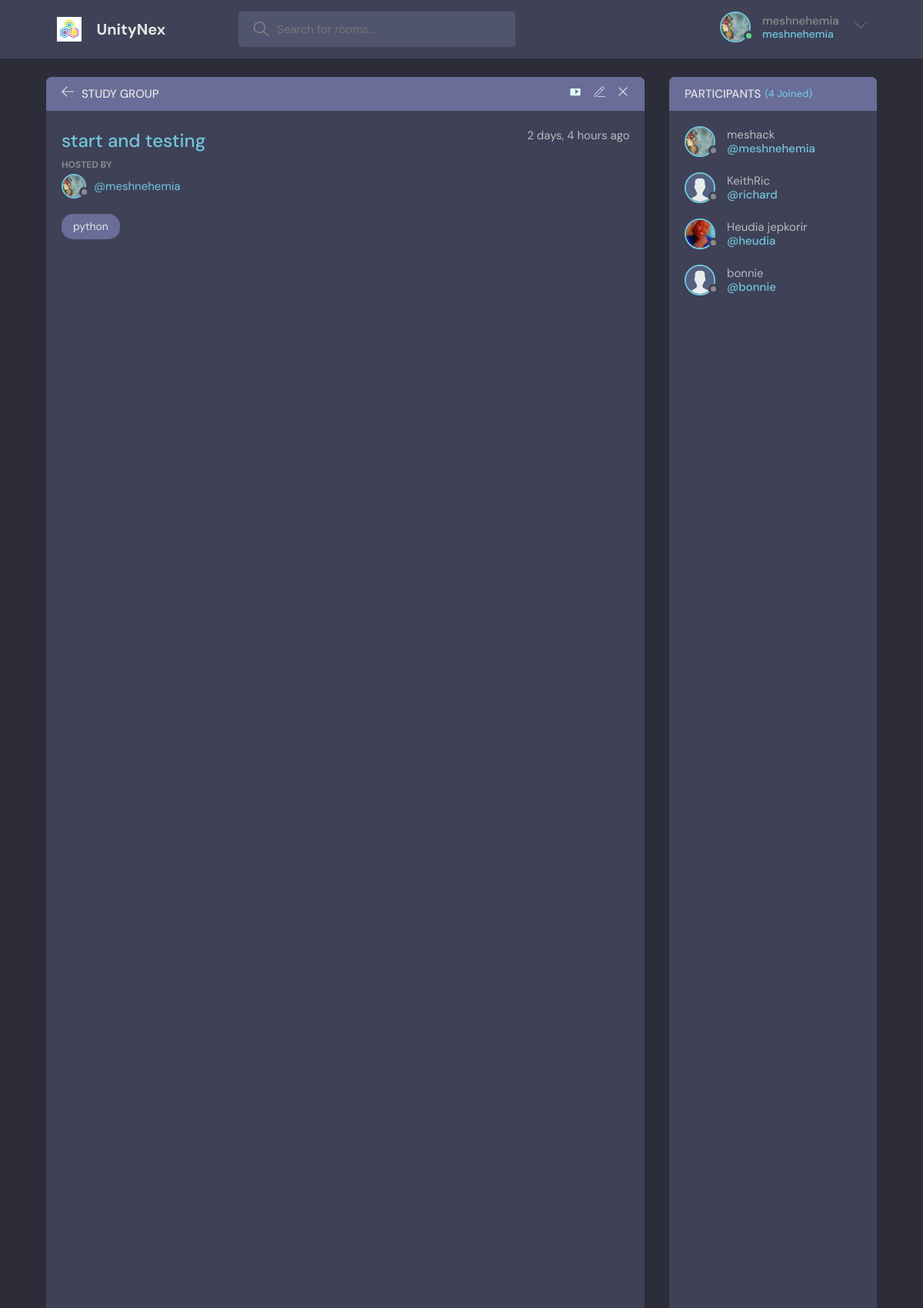
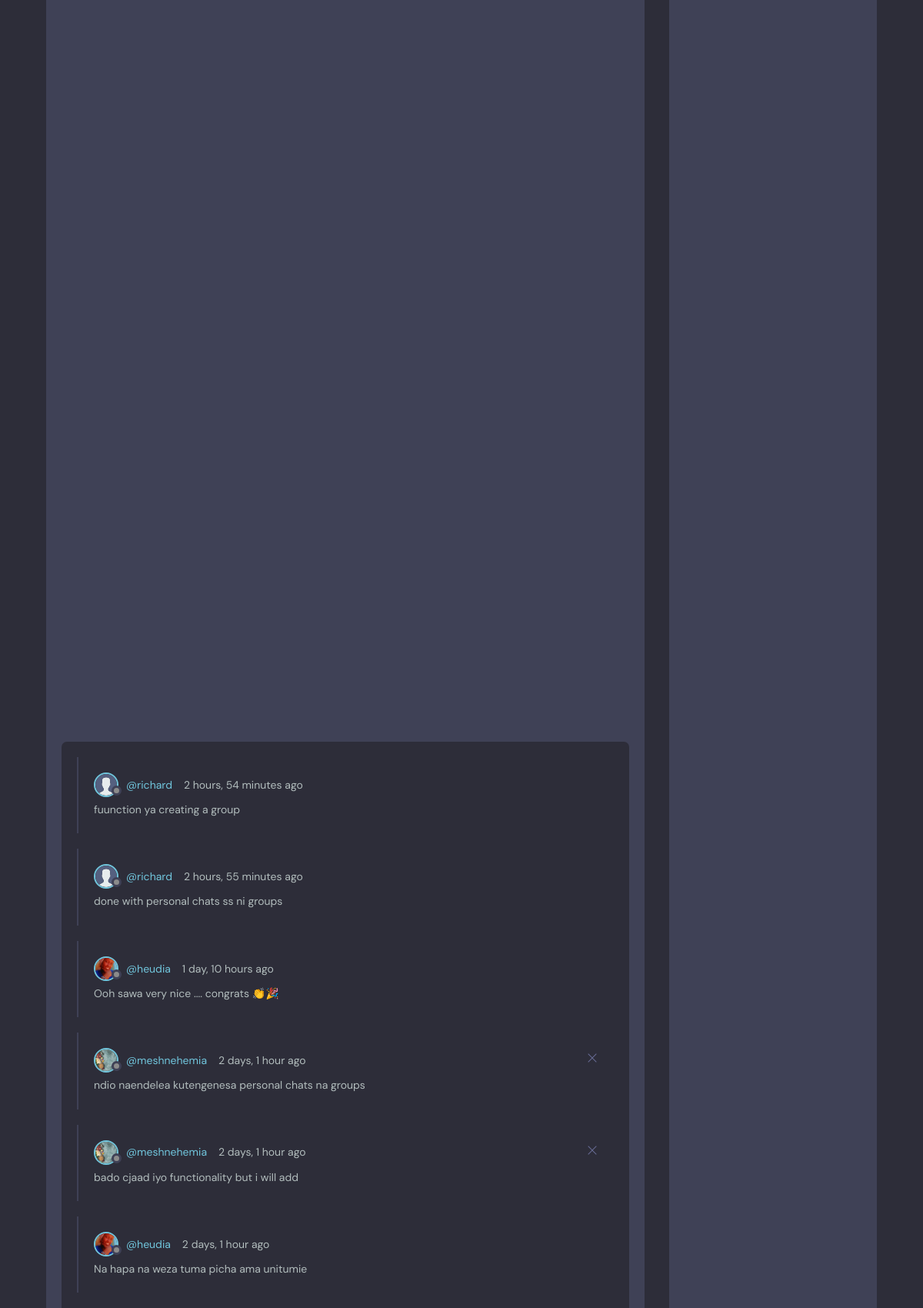
Page /room/9/ (signed in, upper part) on the committed database (2 pictures, top to bottom).
### socialmedia/models.py (models this page shows, shortened)
class User(AbstractUser):
    name = models.CharField(max_length=200, null=True)
    email = models.EmailField(unique=True, null=True)
    bio = models.TextField(null=True)
    avator = models.ImageField(null=True, upload_to='profile/', default="profile/avatar.svg")
    USERNAME_FIELD = 'email'
    REQUIRED_FIELDS = []

class Room(models.Model):
    host = models.ForeignKey(User, on_delete=models.SET_NULL, null=True)
    topic = models.ForeignKey(Topic, on_delete=models.SET_NULL, null=True)
    name = models.CharField(max_length=200)
    description = models.TextField(null=True, blank=True)
    participants = models.ManyToManyField(User, related_name='participants', blank=True)
    updated = models.DateTimeField(auto_now=True)
    created = models.DateTimeField(auto_now_add=True)
    class Meta:
        ordering = ['-updated', '-created']

class Topic(models.Model):
    name = models.CharField(max_length=200)
    def __str__(self):
        return self.name

class Message(models.Model):
    user = models.ForeignKey(User, on_delete=models.CASCADE)
    room = models.ForeignKey(Room, on_delete=models.CASCADE)
    body = models.TextField()
    updated = models.DateTimeField(auto_now=True)
    created = models.DateTimeField(auto_now_add=True)
    class Meta:
        ordering = ['-updated', '-created']

### socialmedia/views.py (the view, shortened to what this page needs)
# urls.py: path('room/<str:pk>/', views.room, name='room'),
@login_required(login_url='login')
@csrf_exempt
def room(request, pk):
    room = Room.objects.get(id=pk)
    room_messages = room.message_set.all().order_by('-created')
    participants = room.participants.all()
    context = {'rooms': room, 'room_messages': room_messages, 'participants': participants}
    return render(request, 'socialmedia/room.html', context)

### socialmedia/templates/socialmedia/room.html (shortened to what this page needs)
{% extends 'main.html' %}
{% block content %}
    <main class="profile-page layout layout--2">
        <div class="container">
            <div class="room">
                <div class="room__top">
                    <div class="room__topLeft">
                        <a href="{% url 'home' %}">
                            <svg version="1.1" xmlns="http://www.w3.org/2000/svg" width="32" height="32"
                                 viewBox="0 0 32 32">
                                <title>arrow-left</title>
                                <path
                                        d="M13.723 2.286l-13.723 13.714 13.719 13.714 1.616-1.611-10.96-10.96h27.625v-2.286h-27.625l10.965-10.965-1.616-1.607z"
                                ></path>
                            </svg>
                        </a>
                        <h3>Study Group</h3>
                    </div>
                    <div class="room__topRight">
                        <a href="{% url 'videocall' %}" class="videocalls">
                            <svg
                                    xmlns="http://www.w3.org/2000/svg"
                                    width="70"
                                    height="70"
                                    viewBox="0 0 24 24"
                            >
                                <title>Video</title>
                                <path
                                        d="M20 6H4c-1.1 0-1.99.9-1.99 2L2 18c0 1.1.89 2 1.99 2H20c1.1 0 2-.9 2-2V8c0-1.1-.9-2-2-2zm-8 10.5v-9l6 4.5-6 4.5z"
                                />
                            </svg>
                        </a>
                        {% if rooms.host == request.user %}
                            <a href="{% url 'update-room' rooms.id %}">
                            </a>
                            <a href="{% url 'delete-room' rooms.id %}">
                                <svg version="1.1" xmlns="http://www.w3.org/2000/svg" width="32" height="32"
                                     viewBox="0 0 32 32">
                                    <title>remove</title>
                                    <path
                                            d="M27.314 6.019l-1.333-1.333-9.98 9.981-9.981-9.981-1.333 1.333 9.981 9.981-9.981 9.98 1.333 1.333 9.981-9.98 9.98 9.98 1.333-1.333-9.98-9.98 9.98-9.981z"
                                    ></path>
                                </svg>
                            </a>
                        {% endif %}
                    </div>
                </div>
                <div class="room__box scroll">
                    <div class="room__header scroll">
                        <div class="room__info">
                            <h3 class="title_room">{{ rooms.name }}</h3>
                            <span>{{ rooms.created|timesince }} ago</span>
                        </div>
                        <div class="room__hosted">
                            <p>Hosted By</p>
                            <a href="{% url 'user-profile' rooms.host.id %}" class="room__author">
                                <div class="avatar avatar--small">
                                    <img src="{{ rooms.host.avator.url }}"/>
                                </div>
                                <span>@{{ rooms.host.username }}</span>
                            </a>
                        </div>
                        <span class="room__topics ">{{ rooms.topic }}</span>
                    </div>
                    <div class="room__conversation">
                        <div class="threads scroll">
                            {% for message in room_messages %}
                                <div class="thread">
                                    <div class="thread__top">
                                        <div class="thread__author">
                                            <a href="{% url 'user-profile' message.user.id %}"
                                               class="thread__authorInfo">
                                                <div class="avatar avatar--small">
                                                    <img src="{{ message.user.avator.url }}"/>
                                                </div>
                                                <span>@{{ message.user.username }}</span>
                                            </a>
                                            <span class="thread__date">{{ message.created|timesince }} ago</span>
                                        </div>
                                        {% if request.user == message.user %}
                                            <a href="{% url 'delete-message' message.id %}">
                                                <div class="thread__delete">
                                                    <svg version="1.1" xmlns="http://www.w3.org/2000/svg" width="32"
                                                         height="32" viewBox="0 0 32 32">
                                                        <title>remove</title>
                                                        <path
                                                                d="M27.314 6.019l-1.333-1.333-9.98 9.981-9.981-9.981-1.333 1.333 9.981 9.981-9.981 9.98 1.333 1.333 9.981-9.98 9.98 9.98 1.333-1.333-9.98-9.98 9.98-9.981z"
                                                        ></path>
                                                    </svg>
                                                </div>
                                            </a>
                                        {% endif %}
                                    </div>
                                    <div class="thread__details">
                                        {{ message.body }}
                                    </div>
                                </div>
                            {% endfor %}
                        </div>
                    </div>
                </div>
            </div>
            <div class="participants">
                <h3 class="participants__top">Participants <span>({{ participants.count }} Joined)</span></h3>
                <div class="participants__list scroll">
                    {% for user in participants %}
                        <a href="{% url 'user-profile' user.id %}" class="participant">
                            <div class="avatar avatar--medium">
                                <img src="{{ user.avator.url }}"/>
                            </div>
                            <p>
                                {{ user.name }}
                                <span class="name">@{{ user.username }}</span>
                            </p>
                        </a>
                    {% endfor %}
                </div>
            </div>
        </div>
    </main>
{% endblock content %}

### templates/navbar.html (shortened to what this page needs)
{% load static %}
<header class="header header--loggedIn">
    <div class="container">
        <a href="{% url 'home' %}" class="header__logo">
            <img src="{% static 'images/icons/logo.png' %}"/>
            <h1>UnityNex</h1>
        </a>
        <form class="header__search" action="{% url 'home' %}" method="get">
            <label>
                <input type="text" name="q" placeholder="Search for rooms..."/>
            </label>
        </form>
        <nav class="header__menu">
            {% if request.user.is_authenticated %}
                <div class="header__user">
                    <a href="{% url 'user-profile' request.user.id %}">
                        <div class="avatar avatar--medium active">
                            <img src="{{ request.user.avator.url }}"/>
                        </div>
                        <p>{{ request.user.username }} <span>{{ request.user.username }}</span></p>
                    </a>
                    <button class="dropdown-button">
                        <svg version="1.1" xmlns="http://www.w3.org/2000/svg" width="32" height="32"
                             viewBox="0 0 32 32">
                            <title>chevron-down</title>
                            <path d="M16 21l-13-13h-3l16 16 16-16h-3l-13 13z"></path>
                        </svg>
                    </button>
                </div>
            {% else %}
                <a href="{% url 'login' %}">
                    <img src="{% static 'images/profilesImages/avatar.svg' %}"/>
                    <p>Login</p>
                </a>
            {% endif %}
        </nav>
    </div>
</header>

### rows in the picture
User: user.avator (picture), user.username "meshnehemia", avator (picture), name "meshack", username "meshnehemia"
Room: name "start and testing", created "2 days, 4 hours", host.avator (picture), host.username "meshnehemia", topic "python"
Message: user.avator (placeholder picture), user.username "richard", created "2 hours, 54 minutes", body "fuunction ya creating a group"
Message: user.avator (placeholder picture), user.username "richard", created "2 hours, 55 minutes", body "done with personal chats ss ni groups"
Message: user.avator (picture), user.username "heudia", created "1 day, 10 hours", body "Ooh sawa very nice .... congrats 👏🎉"
Message: user.avator (picture), user.username "meshnehemia", created "2 days, 1 hour", body "ndio naendelea kutengenesa personal chats na groups"
Message: user.avator (picture), user.username "meshnehemia", created "2 days, 1 hour", body "bado cjaad iyo functionality but i will add"
Message: user.avator (picture), user.username "heudia", created "2 days, 1 hour", body "Na hapa na weza tuma picha ama unitumie"
User: avator (placeholder picture), name "KeithRic", username "richard"
User: avator (picture), name "Heudia jepkorir", username "heudia"
User: avator (placeholder picture), name "bonnie", username "bonnie"

### other values in the picture
{{ participants.count }} "4"
